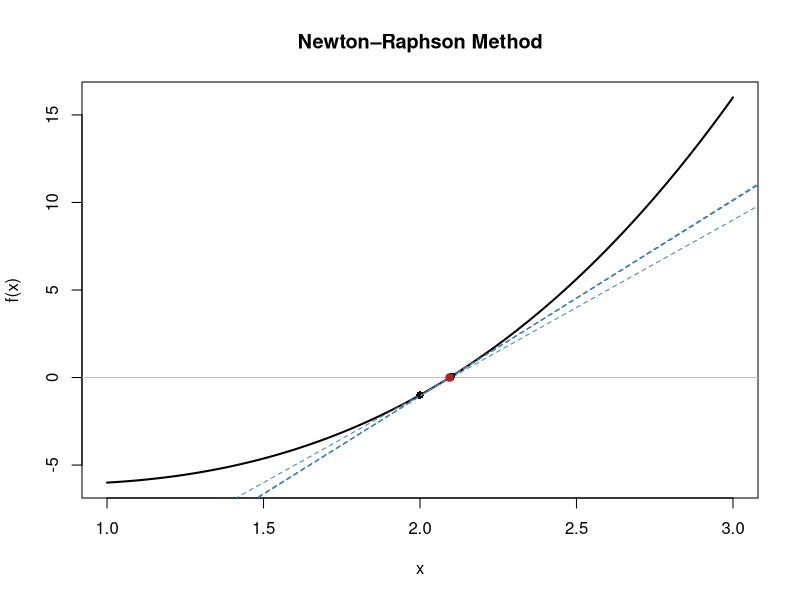

Source code (R):
## ---- chunk 1
#| echo: false
#| warning: false
#| message: false

# Define function and derivative
f  <- function(x) x^3 - 2*x - 5
df <- function(x) 3*x^2 - 2

# Newton–Raphson iterations
newton <- function(x0, n) {
  x <- numeric(n + 1)
  x[1] <- x0
  for (i in 1:n) {
    x[i + 1] <- x[i] - f(x[i]) / df(x[i])
  }
  x
}

# Initial guess and iterations
x0 <- 2
iters <- newton(x0, 5)

# Plot function
curve(f, from = 1, to = 3, lwd = 2,
      ylab = "f(x)", xlab = "x",
      main = "Newton–Raphson Method")

abline(h = 0, col = "gray")

# Plot Newton steps
for (i in 1:5) {
  x_n <- iters[i]
  y_n <- f(x_n)
  slope <- df(x_n)
  
  # Tangent line
  abline(a = y_n - slope * x_n, b = slope,
         col = "steelblue", lty = 2)
  
  # Vertical drop to x-axis
  segments(x_n, y_n, iters[i + 1], 0,
           col = "firebrick")
  
  # Points
  points(x_n, y_n, pch = 16)
}

# Final root estimate
points(iters[6], 0, pch = 19, col = "firebrick")

## ---- chunk 2
newton <- function(f, df, x0, tol = 1e-10, max_iter = 100) {
  x <- x0
  for (i in 1:max_iter) {
    fx <- f(x)
    dfx <- df(x)
    if (dfx == 0) stop("Derivative is zero; choose a new x0")
    x_new <- x - fx / dfx
    if (abs(x_new - x) < tol) return(x_new)
    x <- x_new
  }
  stop("Did not converge")
}

# Examples
f1 <- function(x) x^2 - 2
df1 <- function(x) 2*x
newton(f1, df1, x0 = 1)
